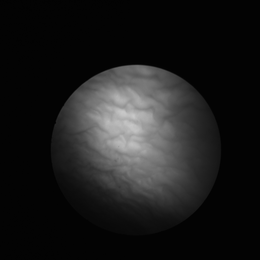
%> input picture Frame selection/PigBladderTest3/bladder_003462.png, 260 x 260 px, shrunk from 1024 x 1024 before the run; its folder holds 4 pictures in this run
$ octave LKTrackShow.m   (GNU Octave 9; MATLAB toolbox functions it lacks are replaced by stand-ins)
%> lines starting %> are read from the running program, lines starting %| are printed output that depends on the picture
### Frame selection/localnormalize.m
function ln=localnormalize(IM,sigma1,sigma2)
%LOCALNORMALIZE A local normalization algorithm that uniformizes the local
%mean and variance of an image.
%  ln=localnormalize(IM,sigma1,sigma2) outputs local normalization effect of
%  image IM using local mean and standard deviation estimated by Gaussian
%  kernel with sigma1 and sigma2 respectively.
%
%  Contributed by Guanglei Xiong (xgl99@mails.tsinghua.edu.cn)
%  at Tsinghua University, Beijing, China.
epsilon=1e-1;
halfsize1=ceil(-norminv(epsilon/2,0,sigma1));
size1=2*halfsize1+1;
halfsize2=ceil(-norminv(epsilon/2,0,sigma2));
size2=2*halfsize2+1;
gaussian1=fspecial('gaussian',size1,sigma1);
gaussian2=fspecial('gaussian',size2,sigma2);
num=IM-imfilter(IM,gaussian1);
den=sqrt(imfilter(num.^2,gaussian2));
ln=num./den;

### Frame selection/LKTrackShow.m
% show the usage of LKTrackWrapper
clear all
close all

%% image sequences
% [6 lines of commented-out code are left out]
path='./PigBladderTest3/'
Files = dir(strcat('./PigBladderTest3/*.png'));
imgNum = 20;
img = imread(strcat(path,Files(1).name));
%> img is the input picture: size 260x260 uint8; min 1, max 200, mean 27.6
[M N C] = size(img);
%> M = 260; N = 260; C = 1
imgseq = zeros(M,N,imgNum);
'preprocessing'
for p = 1:imgNum
	%img1 = im2double(imread(sprintf(fn,p)));
    img1 = im2double(imread(strcat(path,Files(p).name)));
%> img1: size 260x260 double; min 0.00392, max 0.784, mean 0.108
    img1=localnormalize(mat2gray(img1),90,90);
%> in localnormalize, `num=IM-imfilter(IM,gaussian1);`:
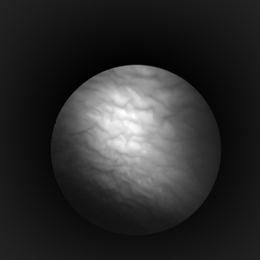
%> num: size 260x260 double; min -0.143, max 0.821, mean 0.028; drawn with min black and max white
%> in localnormalize, `den=sqrt(imfilter(num.^2,gaussian2));`:
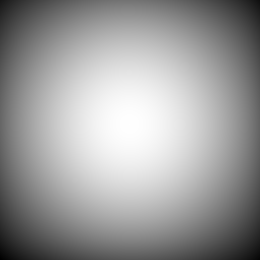
%> den: size 260x260 double; min 0.0767, max 0.236, mean 0.174; drawn with min black and max white
    img1=mat2gray(img1);
	if C == 3, img1 = rgb2gray(img1); end
	imgseq(:,:,p) = img1;
    p

end
%> pass 2 of the loop `for p = 1:imgNum`:
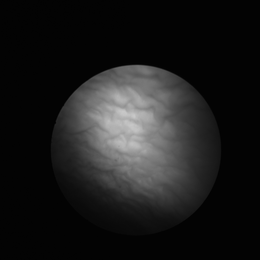
%> input picture Frame selection/PigBladderTest3/bladder_003466.png, 260 x 260 px, shrunk from 1024 x 1024 before the run
%> in localnormalize (call 2), `num=IM-imfilter(IM,gaussian1);`:
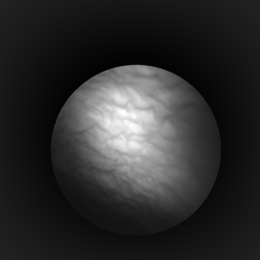
%> num: size 260x260 double; min -0.143, max 0.821, mean 0.0281; drawn with min black and max white
%> in localnormalize (call 2), `den=sqrt(imfilter(num.^2,gaussian2));`:
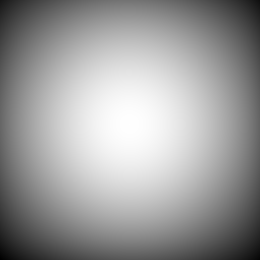
%> den: size 260x260 double; min 0.0769, max 0.237, mean 0.175; drawn with min black and max white
%> pass 3 of the loop `for p = 1:imgNum`:
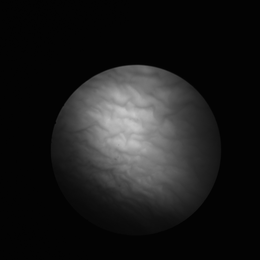
%> input picture Frame selection/PigBladderTest3/bladder_003471.png, 260 x 260 px, shrunk from 1024 x 1024 before the run
%> in localnormalize (call 3), `num=IM-imfilter(IM,gaussian1);`:
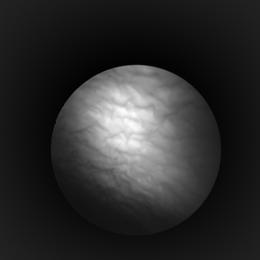
%> num: size 260x260 double; min -0.143, max 0.821, mean 0.0281; mean of the top-left, top-right, bottom-left and bottom-right quarters 0.028, 0.0245, 0.0114, 0.0485; drawn with min black and max white
%> in localnormalize (call 3), `den=sqrt(imfilter(num.^2,gaussian2));`:
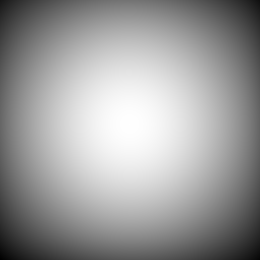
%> den: size 260x260 double; min 0.0767, max 0.237, mean 0.175; drawn with min black and max white
%> (the run ends here)
